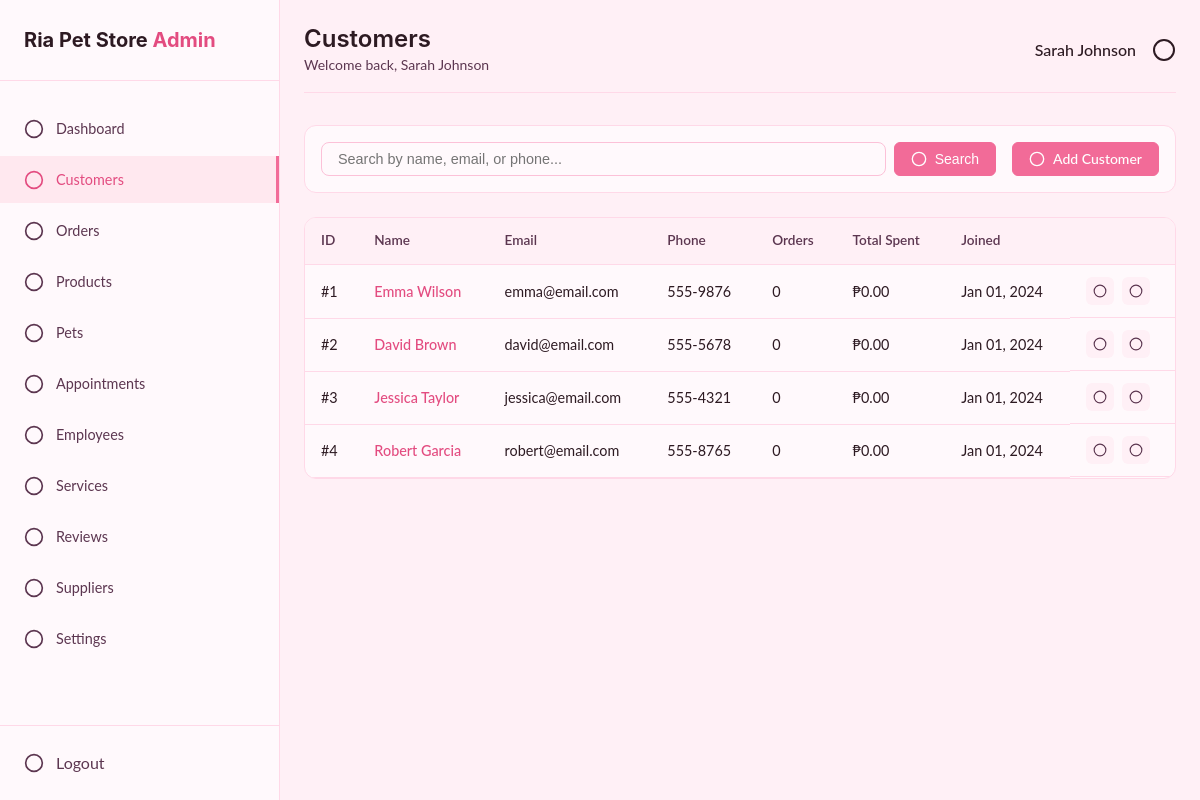
The app's page /admin/customers/customers.php (signed in), older data.
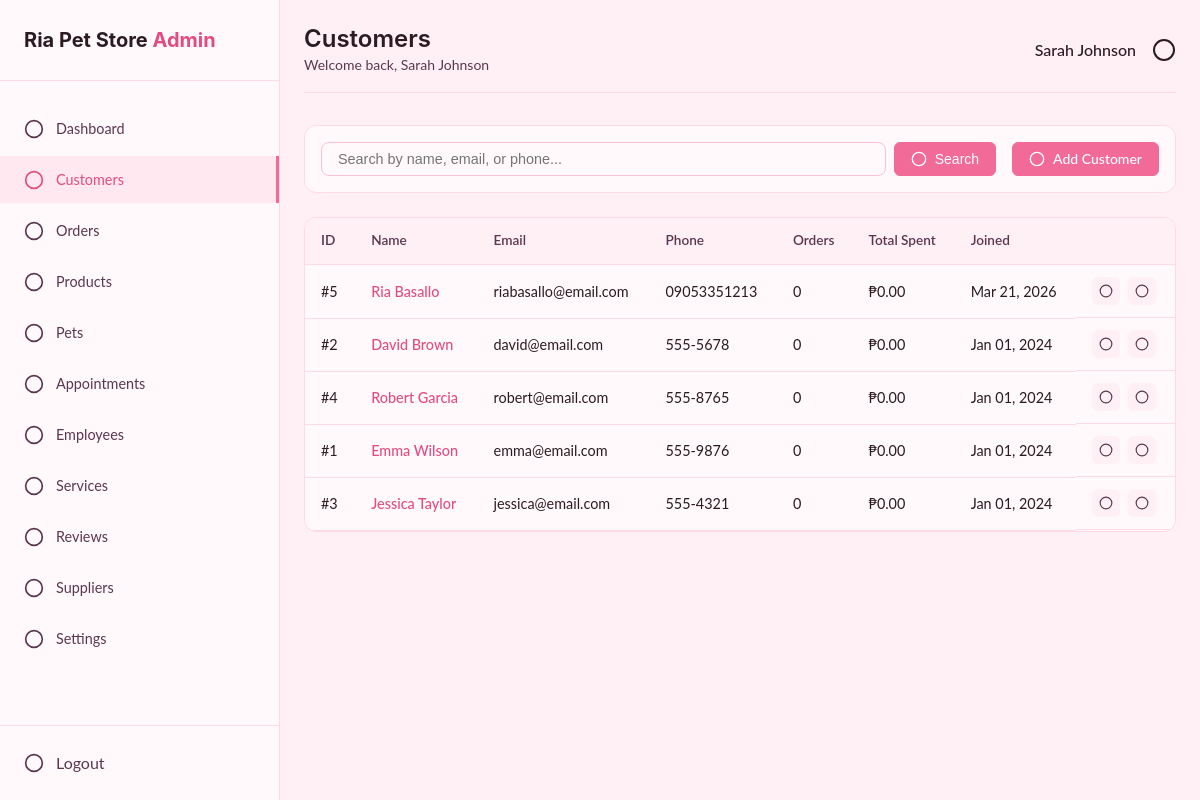
The same page, newer data.
### tables this page shows
CREATE TABLE `customers` (
  `id` int(11) NOT NULL,
  `first_name` varchar(50) NOT NULL,
  `last_name` varchar(50) NOT NULL,
  `email` varchar(100) DEFAULT NULL,
  `phone` varchar(15) DEFAULT NULL,
  `password` varchar(255) NOT NULL,
  `created_at` timestamp NOT NULL DEFAULT current_timestamp(),
  `updated_at` timestamp NOT NULL DEFAULT current_timestamp() ON UPDATE current_timestamp()
);

### admin/customers/customers.php (the view, shortened to what this page needs)
<?php
require_once __DIR__ . '/../../backend/functions/helpers.php';
require_once __DIR__ . '/../includes/header.php';
$search = isset($_GET['search']) ? trim($_GET['search']) : '';
$page = isset($_GET['page']) ? (int)$_GET['page'] : 1;
$limit = 20;
$offset = ($page - 1) * $limit;
$query = "SELECT c.*,
          COUNT(o.id) as total_orders,
          COALESCE(SUM(o.total_amount), 0) as total_spent,
          MAX(o.created_at) as last_order_date
          FROM customers c
          LEFT JOIN orders o ON c.id = o.customer_id
          WHERE 1=1";
$params = [];
$types = '';
$query .= " GROUP BY c.id ORDER BY c.created_at DESC LIMIT ? OFFSET ?";
$params[] = $limit;
$params[] = $offset;
$types .= 'ii';
$stmt = $conn->prepare($query);
if (!empty($params)) {
    $stmt->bind_param($types, ...$params);
}
$stmt->execute();
$customers = $stmt->get_result();
echo '<link rel="stylesheet" href="/Ria-Pet-Store/admin/css/customers.css?v=' . time() . '">';
?>
<div class="admin-dashboard">
    <div class="search-bar">
        <form method="get">
            <input type="text" name="search" placeholder="Search by name, email, or phone..." value="<?php echo htmlspecialchars($search); ?>">
            <button type="submit" class="btn btn-primary"><?php echo icon('search', 16); ?> Search</button>
        </form>
        <a href="customer_add.php" class="btn btn-primary"><?php echo icon('plus', 16); ?> Add Customer</a>
    </div>
    <div class="table-container">
        <?php if ($customers->num_rows > 0): ?>
            <table class="admin-table">
                <thead>
                    <tr>
                        <th>ID</th>
                        <th>Name</th>
                        <th>Email</th>
                        <th>Phone</th>
                        <th>Orders</th>
                        <th>Total Spent</th>
                        <th>Joined</th>
                        <th></th>
                     </tr>
                </thead>
                <tbody>
                    <?php while ($customer = $customers->fetch_assoc()): ?>
                     <tr>
                        <td>#<?php echo $customer['id']; ?></td>
                        <td>
                            <a href="customer_details.php?id=<?php echo $customer['id']; ?>" class="customer-link">
                                <?php echo htmlspecialchars($customer['first_name'] . ' ' . $customer['last_name']); ?>
                            </a>
                        </td>
                        <td><?php echo htmlspecialchars($customer['email']); ?></td>
                        <td><?php echo htmlspecialchars($customer['phone'] ?? '—'); ?></td>
                        <td><?php echo $customer['total_orders']; ?></td>
                        <td>₱<?php echo number_format($customer['total_spent'], 2); ?></td>
                        <td><?php echo date('M d, Y', strtotime($customer['created_at'])); ?></td>
                        <td class="actions">
                            <a href="customer_details.php?id=<?php echo $customer['id']; ?>" class="btn-icon" title="View Details">
                                <?php echo icon('eye', 14); ?>
                            </a>
                            <a href="customer_edit.php?id=<?php echo $customer['id']; ?>" class="btn-icon" title="Edit">
                                <?php echo icon('edit', 14); ?>
                            </a>
                        </td>
                     </tr>
                    <?php endwhile; ?>
                </tbody>
            </table>
        <?php else: ?>
            <div class="no-data">
                <p>No customers found.</p>
            </div>
        <?php endif; ?>
    </div>
</div>
<?php require_once __DIR__ . '/../includes/footer.php'; ?>

### backend/functions/helpers.php (shortened to what this page needs)
<?php
function icon($name, $size = 20, $class = '', $wrap = false)
{
    $class = $class ? ' class="' . $class . '"' : '';
    $paths = $icons[$name] ?? '<circle cx="12" cy="12" r="10"/>';
    $svg = '<svg xmlns="http://www.w3.org/2000/svg" width="' . $size . '" height="' . $size . '" viewBox="0 0 24 24" fill="none" stroke="currentColor" stroke-width="2" stroke-linecap="round" stroke-linejoin="round"' . $class . '>' . $paths . '</svg>';
    return $svg;
}

Row changes from the older to the newer data that the page shows:
added customers: id "5", first_name+last_name "Ria Basallo", email "riabasallo@email.com", phone "09053351213", total_orders "0", total_spent "0.00", created_at "Mar 21, 2026"
changed customers "David Brown": moves up the list
changed customers "Robert Garcia": moves up the list
